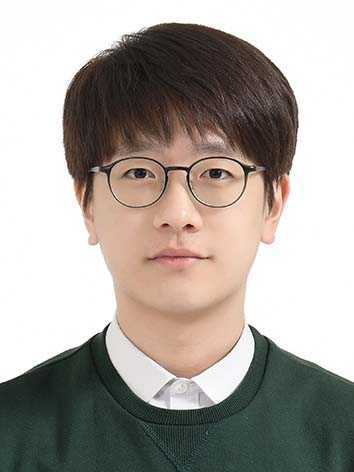
#> input picture mock_face.jpg, 354 x 472 px
$ python -i detection.py   (imports and definitions only)
#> lines starting #> are read from the running program, lines starting #| are printed output that depends on the picture
from __future__ import annotations

import os
from pathlib import Path
from typing import Any, Protocol

import numpy as np

from oracle_report.models import FaceBox


class FaceDetector(Protocol):
    def detect(self, frame: np.ndarray) -> list[FaceBox]:
        ...


_MIN_SCALED_FACE_SIZE_PX = 24
_HAAR_CASCADE_DIR_ENV = "ORACLE_HAAR_CASCADE_DIR"
_SYSTEM_HAAR_CASCADE_DIRS = (
    Path("/usr/share/opencv4/haarcascades"),
    Path("/usr/share/opencv/haarcascades"),
    Path("/usr/local/share/opencv4/haarcascades"),
    Path("/usr/local/share/opencv/haarcascades"),
)


class HaarFaceDetector:
    def __init__(
        self,
        min_size_px: int = 96,
        detection_scale: float = 0.5,
        detection_interval: int = 2,
    ) -> None:
        self._cv2 = _import_cv2()
        cascade_path = self._resolve_cascade_path()
        self._cascade = self._cv2.CascadeClassifier(str(cascade_path))
        self._min_size_px = min_size_px
        self._detection_scale = detection_scale
        self._detection_interval = detection_interval
        self._frame_index = 0
        self._cached_faces: list[FaceBox] = []
        if self._cascade.empty():
            raise RuntimeError(f"failed to load face cascade: {cascade_path}")
        if detection_scale <= 0.0 or detection_scale > 1.0:
            raise ValueError("detection_scale must be > 0.0 and <= 1.0.")
        if detection_interval <= 0:
            raise ValueError("detection_interval must be greater than 0.")

    def detect(self, frame: np.ndarray) -> list[FaceBox]:
        should_run_detection = self._frame_index % self._detection_interval == 0
        self._frame_index = self._frame_index + 1
        if should_run_detection:
            self._cached_faces = self._detect_now(frame)
        result = list(self._cached_faces)
        return result

    def _detect_now(self, frame: np.ndarray) -> list[FaceBox]:
        gray = self._cv2.cvtColor(frame, self._cv2.COLOR_BGR2GRAY)
        detection_gray = self._resize_for_detection(gray)
        scaled_min_size = max(
            _MIN_SCALED_FACE_SIZE_PX,
            int(round(self._min_size_px * self._detection_scale)),
        )
        faces = self._cascade.detectMultiScale(
            detection_gray,
            scaleFactor=1.1,
            minNeighbors=5,
            minSize=(scaled_min_size, scaled_min_size),
        )
        result = [
            _restore_face_box(x, y, w, h, self._detection_scale)
            for (x, y, w, h) in faces
        ]
        result.sort(key=lambda face: face.width * face.height, reverse=True)
        return result

    def _resize_for_detection(self, gray: np.ndarray) -> np.ndarray:
        result = gray
        if self._detection_scale < 1.0:
            result = self._cv2.resize(
                gray,
                (0, 0),
                fx=self._detection_scale,
                fy=self._detection_scale,
                interpolation=self._cv2.INTER_AREA,
            )
        return result

    def _resolve_cascade_path(self) -> Path:
        result = resolve_haar_cascade_path(
            self._cv2,
            "haarcascade_frontalface_default.xml",
        )
        return result


def resolve_haar_cascade_path(cv2_module: Any, filename: str) -> Path:
    result: Path | None = None
    candidates = _haar_cascade_candidates(cv2_module, filename)
    for candidate in candidates:
        if candidate.is_file():
            result = candidate
            break
    if result is None:
        searched = ", ".join(str(candidate) for candidate in candidates)
        raise RuntimeError(
            f"failed to find OpenCV Haar cascade {filename}. "
            f"Install opencv-data or set {_HAAR_CASCADE_DIR_ENV}. "
            f"Searched: {searched}",
        )
    return result


def _haar_cascade_candidates(cv2_module: Any, filename: str) -> tuple[Path, ...]:
    directories: list[Path] = []
    configured_dir = os.getenv(_HAAR_CASCADE_DIR_ENV)
    if configured_dir is not None and configured_dir.strip() != "":
        directories.append(Path(configured_dir.strip()))
    cv2_data = getattr(cv2_module, "data", None)
    cv2_haar_dir = getattr(cv2_data, "haarcascades", "")
    if isinstance(cv2_haar_dir, str) and cv2_haar_dir.strip() != "":
        directories.append(Path(cv2_haar_dir))
    directories.extend(_SYSTEM_HAAR_CASCADE_DIRS)
    result = tuple(directory / filename for directory in directories)
    return result


def _import_cv2() -> Any:
    try:
        import cv2
    except ImportError as exc:
        raise RuntimeError(
            "OpenCV is required for camera capture. Install python3-opencv on "
            "Raspberry Pi or pip install -e '.[camera]'.",
        ) from exc
    try:
        cv2.utils.logging.setLogLevel(cv2.utils.logging.LOG_LEVEL_SILENT)
    except Exception:
        pass
    result = cv2
    return result


def _restore_face_box(
    x: int,
    y: int,
    width: int,
    height: int,
    detection_scale: float,
) -> FaceBox:
    result = FaceBox(
        int(round(x / detection_scale)),
        int(round(y / detection_scale)),
        int(round(width / detection_scale)),
        int(round(height / detection_scale)),
        1.0,
    )
    return result

>>> import cv2
>>> picture = cv2.imread('../../../mock_face.jpg')
#> picture is the input picture: shape (472, 354, 3); mean B, G, R 156.7, 162.8, 169.3
>>> result = HaarFaceDetector().detect(picture)
#> in _detect_now, `gray = self._cv2.cvtColor(frame, self._cv2.COLOR_BGR2GRAY)`:
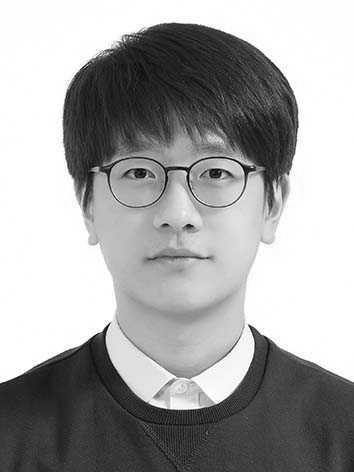
#> gray: shape (472, 354); min 0, max 255, mean 164.1
#> in _resize_for_detection, `result = self._cv2.resize( gray, (0, 0), fx=self._detection_scale, fy=..`:
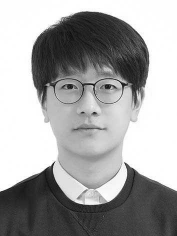
#> result: shape (236, 177); min 13, max 255, mean 164.1
#> in _detect_now, `faces = self._cascade.detectMultiScale( detection_gray, scaleFactor=1...`: faces = [[33, 47, 109, 109]]
#> in _detect_now, `result = [ _restore_face_box(x, y, w, h, self._detection_scale) for (x..`: result = 1 item
#> result = 1 item
